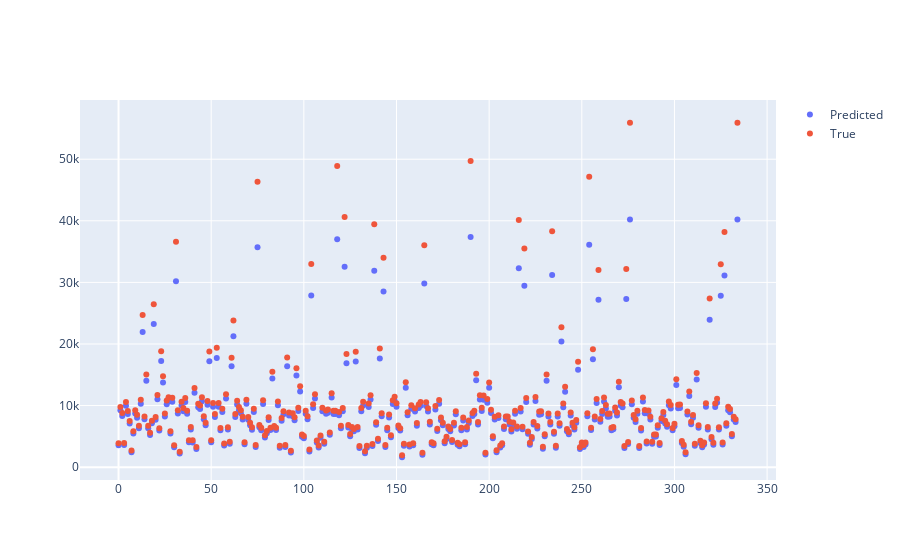

Notebook cell for this chart:
### Code cell
# Make prediction using test dataset
model.eval()
data_predict =model(Xtest_tensor).data.numpy()
ytest_plot = ytest_tensor.data.numpy()
ypred = scaler.inverse_transform(data_predict).flatten()
ytrue = scaler.inverse_transform(ytest_plot).flatten()
fig4 = go.Figure()
fig4.add_trace(go.Scatter(y=ypred, name = 'Predicted', mode = 'markers'))
fig4.add_trace(go.Scatter(y=ytrue, name = 'True', mode = 'markers'))
fig4.show()

### Figure 1 — Plotly figure (JSON) as saved in the notebook; plotly's stock layout.template omitted (floating-point values rounded to 4 significant figures; data arrays with more than 128 entries replaced by an {"elided": "..."} marker saying what was removed)
{"data": [{"mode": "markers", "name": "Predicted", "y": {"elided": "335 float values"}, "type": "scatter"}, {"mode": "markers", "name": "True", "y": {"elided": "335 float values"}, "type": "scatter"}], "layout": {}}
